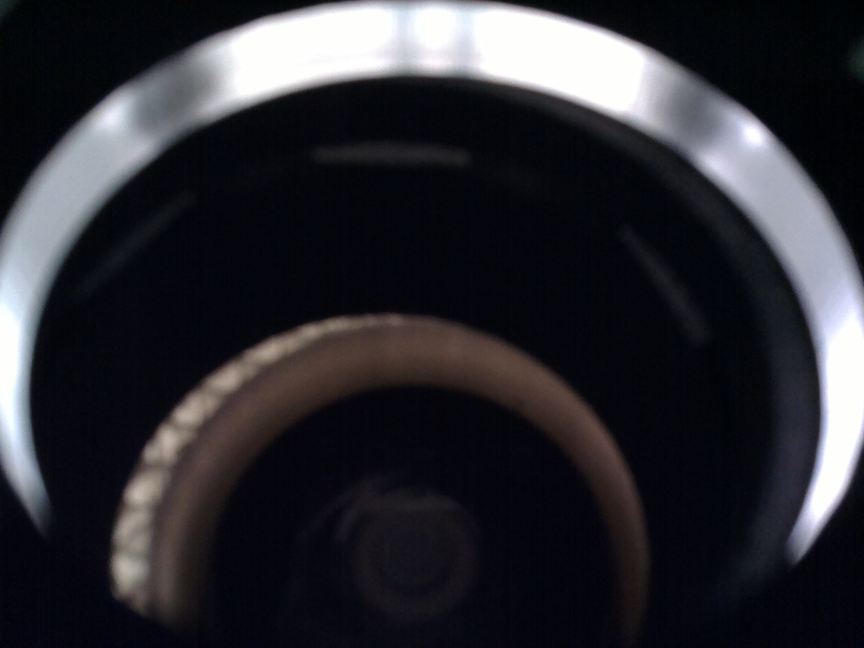
//> input picture OpenCV/test.jpg, 2592 x 1944 px, given in place of the camera (shown at 1/3 size)
$ ./partialcircle   (built with g++ and OpenCV 4)
//> lines starting //> are read from the running program, lines starting //| are printed output that depends on the picture; after the words box and inside, x2 and y2 are one past the last pixel; in counts of white or black regions, pixels touching at a corner belong together

#include "opencv2/core/core.hpp"

#include "opencv2/highgui/highgui.hpp"
#include "opencv2/imgproc/imgproc.hpp"

#include <vector>
#include <iostream>


int main(int argc, char* argv[])
{
  int Y1 = 150;
  int X1 = 195;
  int X2 = 440;
  unsigned int runcount = 0;

  std::vector<cv::Point2f> pts1, pts2;

  pts1.push_back(cv::Point2f(92,0));
  pts1.push_back(cv::Point2f(148,0));
  pts1.push_back(cv::Point2f(74,283));
  pts1.push_back(cv::Point2f(178,283));

  pts2.push_back(cv::Point2f(74,0));
  pts2.push_back(cv::Point2f(140,0));
  pts2.push_back(cv::Point2f(74,283));
  pts2.push_back(cv::Point2f(140,283));

  cv::VideoCapture cam(1);
  while(true) {
    double t = cv::getTickCount();
    runcount++;
    cv::Mat image, img;
    cam >> image;
//> image is the input picture: 1944 rows x 2592 cols, CV_8UC3; mean B, G, R 50.9, 45.3, 45.6
    img = image(cv::Rect(X1, Y1, X2-X1, 283)); //crop
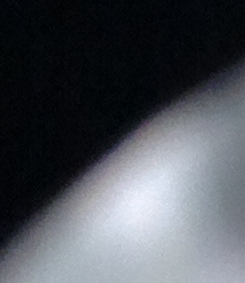
//> img: 283 rows x 245 cols, CV_8UC3; mean B, G, R 87.3, 80.8, 77.1
    cv::Mat M = cv::getPerspectiveTransform(pts1, pts2);
    cv::warpPerspective(img, img, M, img.size());
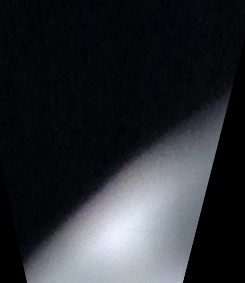
//> img: 283 rows x 245 cols, CV_8UC3; mean B, G, R 49.9, 45.2, 42.4

    cv::Mat canny, canny2;

    cv::Mat gray;
    cv::Mat grayBI;
    /// Convert it to gray
    cv::cvtColor(img, gray, CV_BGR2GRAY );

    //cv::bilateralFilter(gray, grayBI, 5, 75, 75);
    cv::GaussianBlur(gray, grayBI, cv::Size(0,0), 4);
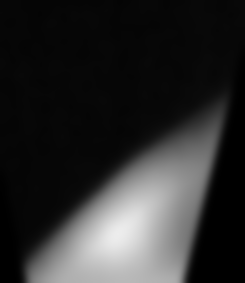
//> grayBI: 283 rows x 245 cols, CV_8UC1; min 0, max 237, mean 44.9
    // compute canny (don't blur with that image quality!!)
    cv::Canny(grayBI, canny, 30, 40); //prev 200, 20
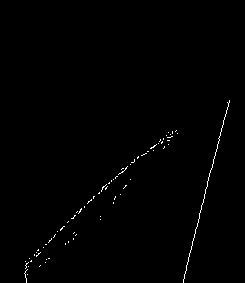
//> canny: 283 rows x 245 cols, CV_8UC1; 0.6% white in thin lines or dots, all inside (x1, y1, x2, y2) = (24, 100, 230, 283)
    cv::namedWindow("canny"); cv::imshow("canny", canny>0);
    //cv::namedWindow("BLUR"); cv::imshow("BLUR", grayBI>0);

    std::vector<cv::Vec3f> circles;

    /// Apply the Hough Transform to find the circles
    cv::HoughCircles( gray, circles, CV_HOUGH_GRADIENT, 2, 300, 50, 65, 60, 85); //60, 85
//> circles = 1 circle (x, y, radius): [141, 267, 77.2]

    /// Draw the circles detected
    for( size_t i = 0; i < circles.size(); i++ )
    {
        cv::Point center(cvRound(circles[i][0]), cvRound(circles[i][1]));
        std::cout << "Run: " << runcount <<  "  Circle Detected:  X:" << circles[i][0] << "  Y: " << circles[i][1] << " Radius: " << circles[i][2];
        int radius = cvRound(circles[i][2]);
        cv::circle( img, center, 3, cv::Scalar(0,255,255), -1);
        cv::circle( img, center, radius, cv::Scalar(0,0,255), 1 );
    }
//> this loop made 1 pass
//> (center, radius) on pass 1: (Point(141, 267), 77)
//| Run: 1  Circle Detected:  X:141  Y: 267 Radius: 77.2
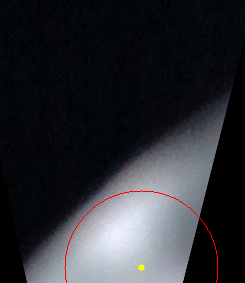
//> img: 283 rows x 245 cols, CV_8UC3; 0.4% of pixels changed, all inside (x1, y1, x2, y2) = (64, 190, 219, 283)
/*
    //compute distance transform:
    cv::Mat dt;
    cv::distanceTransform(255-(canny>0), dt, CV_DIST_L2 ,3);
    //cv::namedWindow("distance transform"); cv::imshow("distance transform", dt/255.0f);

    // test for semi-circles:
    float minInlierDist = 2.0f;
    for( size_t i = 0; i < circles.size(); i++ )
    {
        // test inlier percentage:
        // sample the circle and check for distance to the next edge
        unsigned int counter = 0;
        unsigned int inlier = 0;

        cv::Point2f center((circles[i][0]), (circles[i][1]));
        float radius = (circles[i][2]);

        // maximal distance of inlier might depend on the size of the circle
        float maxInlierDist = radius/25.0f;
        if(maxInlierDist<minInlierDist) maxInlierDist = minInlierDist;

        //TODO: maybe paramter incrementation might depend on circle size!
        for(float t =0; t<2*3.14159265359f; t+= 0.1f)
        {
            counter++;
            float cX = radius*cos(t) + circles[i][0];
            float cY = radius*sin(t) + circles[i][1];

            if(dt.at<float>(cY,cX) < maxInlierDist)
            {
                inlier++;
                cv::circle(img, cv::Point2i(cX,cY),3, cv::Scalar(0,255,0));
            }
           else
                cv::circle(img, cv::Point2i(cX,cY),3, cv::Scalar(255,0,0));
        }
        std::cout << 100.0f*(float)inlier/(float)counter << " % of a circle with radius " << radius << " detected" << std::endl;
    }
*/
    t = (cv::getTickCount() - t)/cv::getTickFrequency();
    std::cout << "   Time: " << t << std::endl;

    cv::namedWindow("output"); cv::imshow("output", img);
    //cv::imwrite("houghLinesComputed.png", color);

    cv::waitKey(50);
    //return 0;
  }
}
